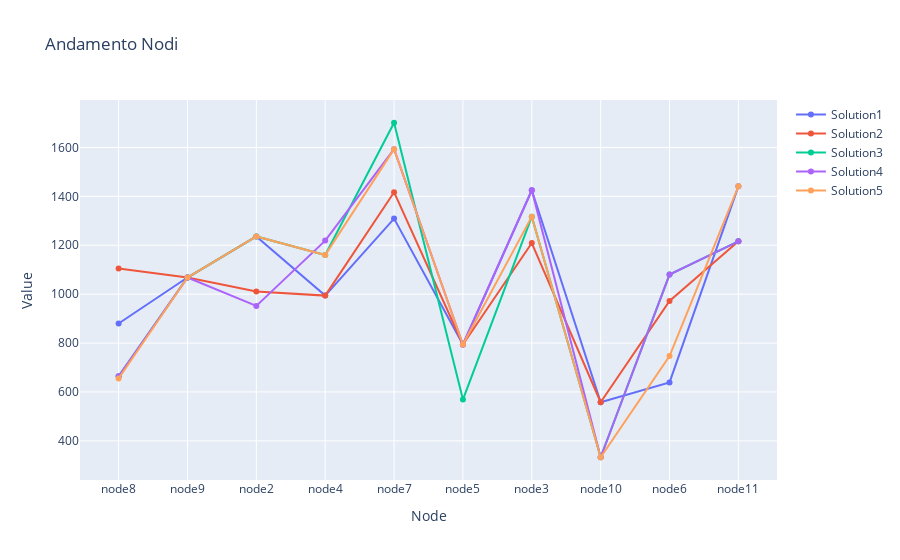

This figure's notebook cell:
### Code cell
fig = go.Figure()
fig.add_trace(go.Scatter(x=df_cut.index, y=df_cut["Solution1"], mode='lines+markers', name='Solution1'))
fig.add_trace(go.Scatter(x=df_cut.index, y=df_cut["Solution2"], mode='lines+markers', name='Solution2'))
fig.add_trace(go.Scatter(x=df_cut.index, y=df_cut["Solution3"], mode='lines+markers', name='Solution3'))
fig.add_trace(go.Scatter(x=df_cut.index, y=df_cut["Solution4"], mode='lines+markers', name='Solution4'))
fig.add_trace(go.Scatter(x=df_cut.index, y=df_cut["Solution5"], mode='lines+markers', name='Solution5'))
fig.update_layout(title='Andamento Nodi', xaxis_title='Node', yaxis_title='Value')
fig.show()

### Figure 1 — Plotly figure (JSON) as saved in the notebook; plotly's stock layout.template omitted (floating-point values rounded to 4 significant figures)
{"data": [{"mode": "lines+markers", "name": "Solution1", "type": "scatter", "x": ["node8", "node9", "node2", "node4", "node7", "node5", "node3", "node10", "node6", "node11"], "y": [880, 1068, 1236, 994, 1309, 794, 1425, 558, 639, 1441]}, {"mode": "lines+markers", "name": "Solution2", "type": "scatter", "x": ["node8", "node9", "node2", "node4", "node7", "node5", "node3", "node10", "node6", "node11"], "y": [1105, 1068, 1011, 994, 1417, 794, 1209, 558, 972, 1216]}, {"mode": "lines+markers", "name": "Solution3", "type": "scatter", "x": ["node8", "node9", "node2", "node4", "node7", "node5", "node3", "node10", "node6", "node11"], "y": [664, 1068, 1236, 1160, 1701, 569, 1317, 333, 1080, 1216]}, {"mode": "lines+markers", "name": "Solution4", "type": "scatter", "x": ["node8", "node9", "node2", "node4", "node7", "node5", "node3", "node10", "node6", "node11"], "y": [664, 1068, 952, 1219, 1593, 794, 1425, 333, 1080, 1216]}, {"mode": "lines+markers", "name": "Solution5", "type": "scatter", "x": ["node8", "node9", "node2", "node4", "node7", "node5", "node3", "node10", "node6", "node11"], "y": [655, 1068, 1236, 1160, 1593, 794, 1317, 333, 747, 1441]}], "layout": {"title": {"text": "Andamento Nodi"}, "xaxis": {"title": {"text": "Node"}}, "yaxis": {"title": {"text": "Value"}}}}
